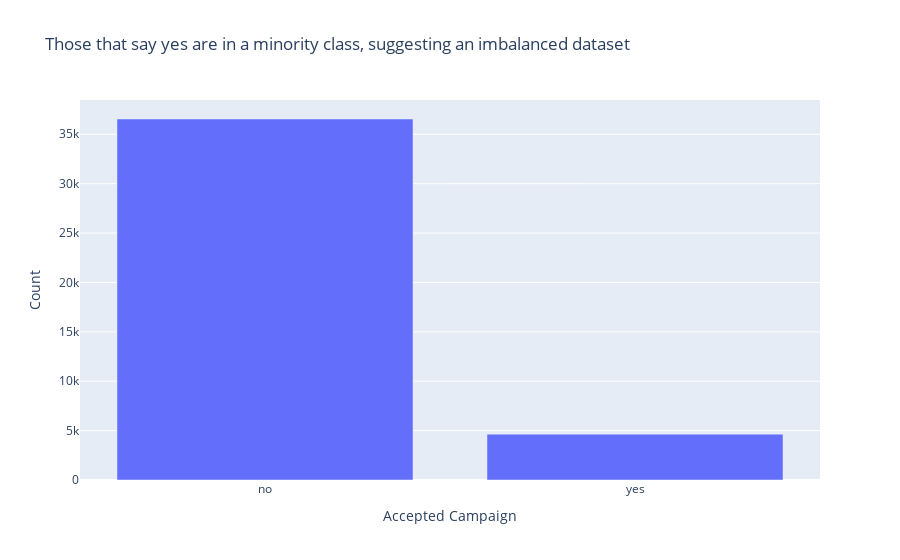

Notebook cell for this chart:
### Code cell
y_counts = df['y'].value_counts()
fig = px.bar(
    y_counts,
    y='count',
    title="Those that say yes are in a minority class, suggesting an imbalanced dataset",
    labels={"count": "Count", 'y': 'Accepted Campaign'},
)
fig.show()
fig.write_image("images/acceptance_count.png")

### Figure 1 — Plotly figure (JSON) as saved in the notebook; plotly's stock layout.template omitted (floating-point values rounded to 4 significant figures)
{"data": [{"hovertemplate": "Accepted Campaign=%{x}<br>Count=%{y}<extra></extra>", "legendgroup": "", "marker": {"color": "#636efa", "pattern": {"shape": ""}}, "name": "", "orientation": "v", "showlegend": false, "textposition": "auto", "x": ["no", "yes"], "xaxis": "x", "y": [36548, 4640], "yaxis": "y", "type": "bar"}], "layout": {"xaxis": {"anchor": "y", "domain": [0.0, 1.0], "title": {"text": "Accepted Campaign"}}, "yaxis": {"anchor": "x", "domain": [0.0, 1.0], "title": {"text": "Count"}}, "legend": {"tracegroupgap": 0}, "title": {"text": "Those that say yes are in a minority class, suggesting an imbalanced dataset"}, "barmode": "relative"}}
